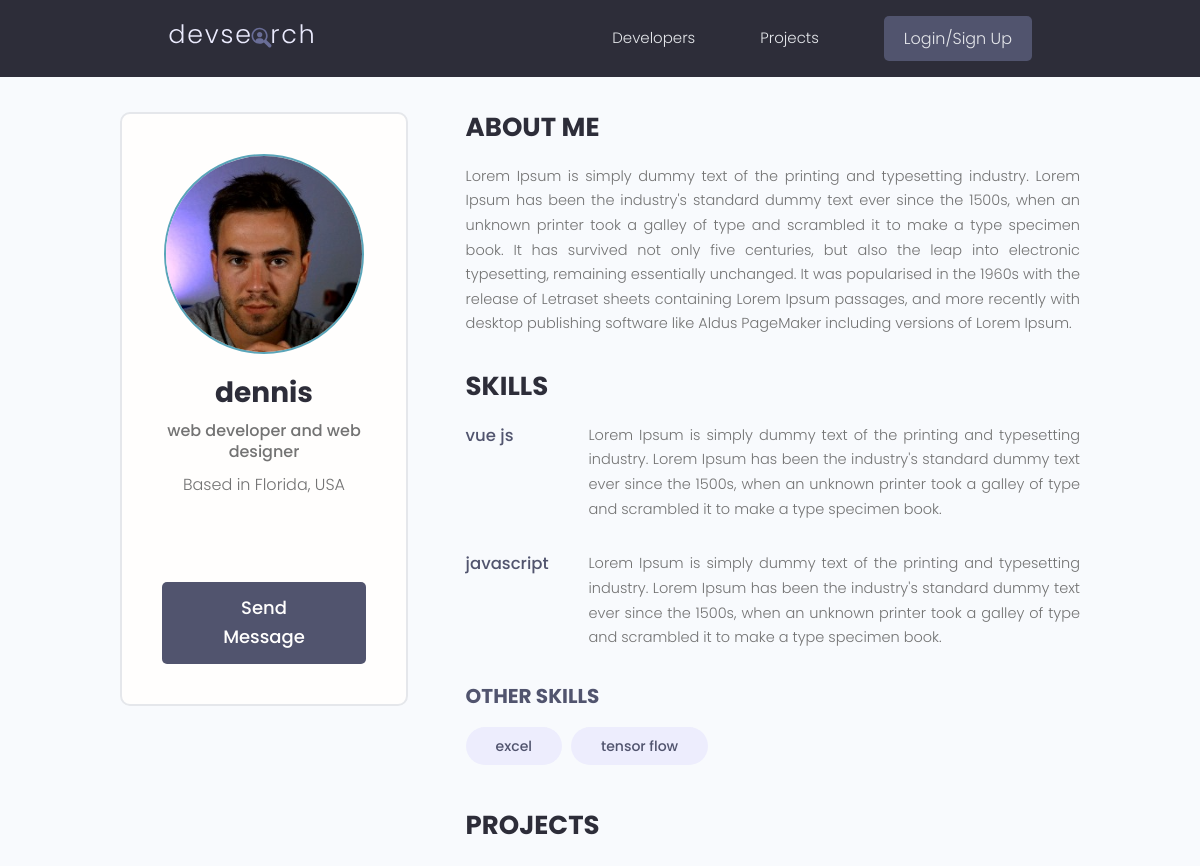
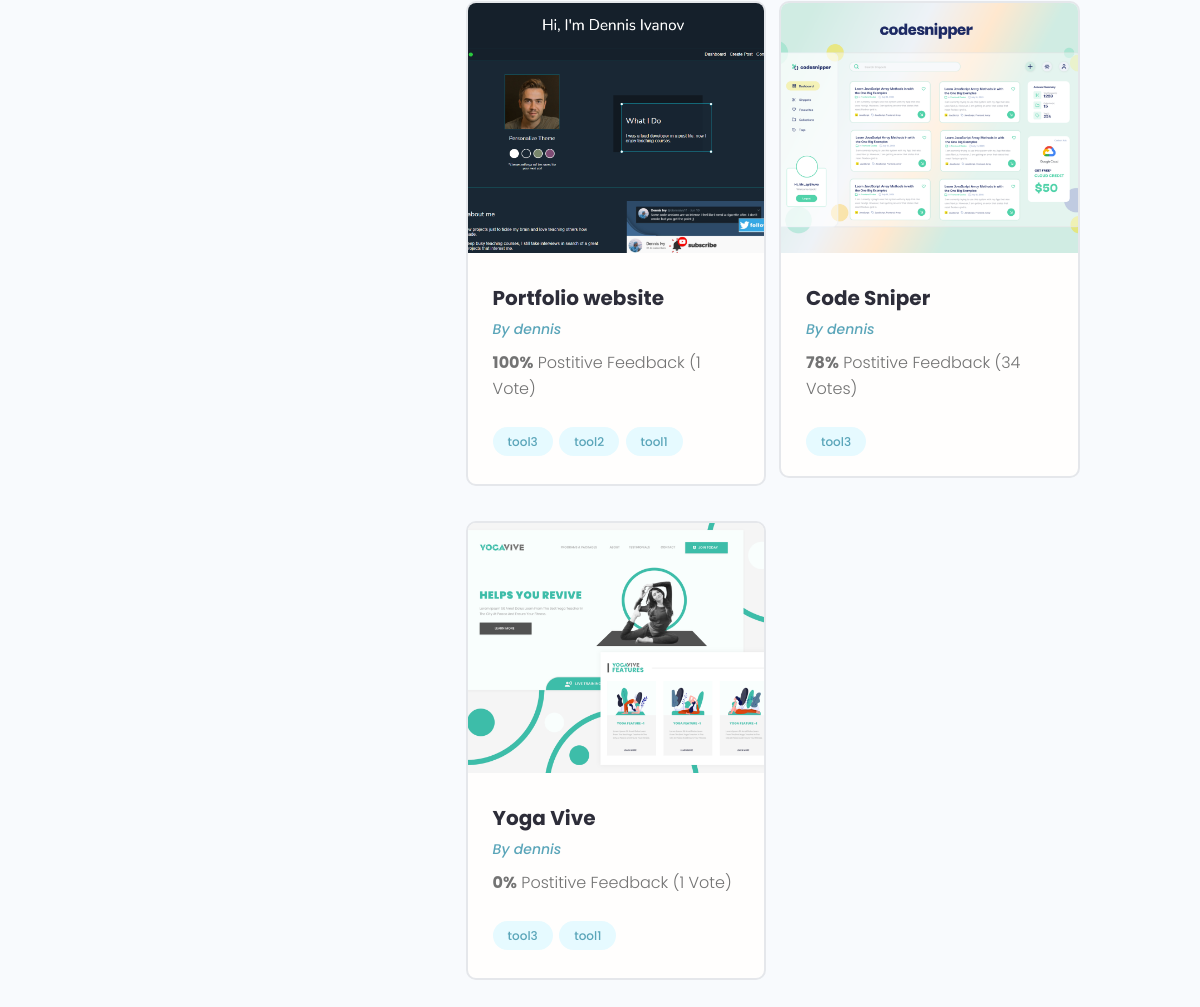
The app's page /profile/a8333c77-4ed7-4a20-b21e-195fa5324912 with its own data (2 pictures, top to bottom).
### users/models.py (models this page shows)
class Profile(models.Model):
    user = models.OneToOneField(User, on_delete=models.CASCADE, blank=True, null=True) # user deleted --> profile deleted
    name = models.CharField(max_length=50, blank=True, null=True)
    username = models.CharField(max_length=50, blank=True, null=True)
    email = models.CharField(max_length=100, blank=True, null=True)
    location =  models.CharField(max_length=100, blank=True, null=True)
    short_intro = models.CharField(max_length=100, blank=True, null=True)
    bio = models.TextField(blank=True, null=True)
    profile_image = models.ImageField(default='profiles/user-default.png', upload_to='profiles/')
    social_github = models.CharField(max_length=200, blank=True, null=True)
    social_twitter = models.CharField(max_length=200, blank=True, null=True)
    social_linkedin = models.CharField(max_length=200, blank=True, null=True)
    social_youtube = models.CharField(max_length=200, blank=True, null=True)
    social_website = models.CharField(max_length=200, blank=True, null=True)
    created = models.DateTimeField(auto_now_add=True)
    id = models.UUIDField(default=uuid.uuid4, primary_key=True, editable=False, unique=True)
    def __str__(self):
        return str(self.username)

class Skill(models.Model):
    owner = models.ForeignKey(Profile, on_delete=models.CASCADE, blank=True, null=True)
    name = models.CharField(max_length=50, blank=True, null=True)
    description = models.TextField(blank=True, null=True)
    created = models.DateTimeField(auto_now_add=True)
    id = models.UUIDField(default=uuid.uuid4, primary_key=True, editable=False, unique=True)
    def __str__(self):
        return str(self.name)

### projects/models.py (models this page shows, shortened)
class Project(models.Model):
    owner = models.ForeignKey(Profile, on_delete=models.SET_NULL, blank=True, null=True) # 1 profile owner --> many projects
    title = models.CharField(max_length=200)
    description = models.TextField(blank=True, null=True)
    tags = models.ManyToManyField("Tag", blank=True)
    project_image = models.ImageField(default='default.jpg', null=True, blank=True)
    demo_link = models.CharField(max_length=2000, blank=True, null=True)
    source_link = models.CharField(max_length=2000, blank=True, null=True)
    vote_total = models.IntegerField(default=0, blank=True, null=True)
    vote_ratio = models.IntegerField(default=0, blank=True, null=True)
    created = models.DateTimeField(auto_now_add=True)
    id = models.UUIDField(default=uuid.uuid4, primary_key=True, editable=False, unique=True)
    class Meta:
        ordering = ['-vote_ratio', '-vote_total', 'title']

class Tag(models.Model):
    name = models.CharField(max_length=50)
    created = models.DateTimeField(auto_now_add=True)
    id = models.UUIDField(default=uuid.uuid4, primary_key=True, editable=False, unique=True)
    def __str__(self):
        return str(self.name)

### users/views.py (the view)
# urls.py: path('profile/<str:pk>', views.profile, name='profile'),
def profile(request, pk):
    profile = Profile.objects.get(id=pk)
    skills = profile.skill_set.exclude(description__exact="")
    otherskills = profile.skill_set.filter(description="")
    context = {'profile':profile, 'skills':skills, 'otherskills':otherskills}
    return render(request, 'users/profile.html', context)

### users/templates/users/profile.html (shortened to what this page needs)
{% extends 'main.html' %}
{% block content %}
<main class="profile my-md">
    <div class="container">
      <div class="layout">
        <div class="column column--1of3">
          <div class="card text-center">
            <div class="card__body dev">
              <img class="avatar avatar--xl" src="{{profile.profile_image.url}}" />
              <h2 class="dev__name">{{profile.username}}</h2>
              <p class="dev__title">{{profile.short_intro}}</p>
              <p class="dev__location">Based in {{profile.location}}</p>
              <ul class="dev__social">
              </ul>
              {% if request.user.profile.id != profile.id %}
              <a href="{% url 'send_message' profile.id %}" class="btn btn--sub btn--lg">Send Message </a>
              {% endif %}
            </div>
          </div>
        </div>
        <div class="column column--2of3">
          <div class="devInfo">
            <h3 class="devInfo__title">About Me</h3>
            <p class="devInfo__about">
                {{profile.bio}}
            </p>
          </div>
          <div class="devInfo">
            <h3 class="devInfo__title">Skills</h3>
            <div class="devInfo__skills">
                {% for skill in skills %}
              <div class="devSkill">
                <h4 class="devSkill__title">{{skill}}</h4>
                <p class="devSkill__info">
                    {{skill.description|slice:'245'}}
                </p>
              </div>
              {% endfor %}
              <h3 class="devInfo__subtitle">Other Skills</h3>
              <div class="devInfo__otherSkills">
                {% for skill in otherskills %}
                <span class="tag tag--pill tag--sub tag--lg">
                  <small>{{skill}}</small>
                </span>
                {% endfor %}
              </div>
            </div>
          </div>
          <div class="devInfo">
            <h3 class="devInfo__title">Projects</h3>
            <div class="grid grid--two">
              {% for project in profile.project_set.all %}
              <div class="column">
                <div class="card project">
                  <a href="{% url 'project' project.id %}" class="project">
                    <img class="project__thumbnail" src="{{project.project_image.url}}" alt="project thumbnail" />
                    <div class="card__body">
                      <h3 class="project__title">{{project.title}}</h3>
                      <p><a class="project__author" href="{% url 'profile' profile.id %}">By {{project.owner}}</a></p>
                      <p class="project--rating">
                        <span style="font-weight: bold;">{{project.vote_ratio}}%</span> Postitive
                        Feedback ({{project.vote_total}} Vote{{project.vote_total|pluralize:'s'}})
                      </p>
                      <div class="project__tags">
                        {% for tag in project.tags.all %}
                        <span class="tag tag--pill tag--main">
                          <small>{{tag}}</small>
                        </span>
                        {% endfor %}
                      </div>
                    </div>
                  </a>
                </div>
              </div>
              {% endfor %}
            </div>
          </div>
        </div>
      </div>
    </div>
</main>
{% endblock content %}

### static/styles/app.css (style rules this page uses)
:root { --color-sub: #2d2d39; }
.btn--sub { background-color: var(--color-sub-light); }
.card { border: 2px solid var(--color-light); }
img { width: 100%; }
.profile .card > .dev { padding: 4rem; }
.dev__name { color: var(--color-sub); font-size: 2.8rem; font-weight: 700; margin-top: 1rem; margin-bottom: 0.5rem; }
.dev__title { font-size: 1.6rem; font-weight: 500; line-height: 1.3; }
.dev__location { margin-top: 1rem; }
.dev__social { margin: 3rem 0; list-style: none; display: flex; justify-content: center; gap: 1.5rem; }
.devInfo { margin-bottom: 3rem; }
.devInfo__title, .devInfo__subtitle { font-size: 2.6rem; color: var(--color-sub); text-transform: uppercase; font-weight: 700; margin-bottom: 1.5rem; }
.devInfo__subtitle { font-size: 2rem; color: var(--color-sub-light); }
.devInfo__about, .devSkill__info { font-size: 1.45rem; line-height: 1.7; text-align: justify; }
.devSkill { margin-bottom: 3rem; }
.devSkill__title { font-size: 1.65rem; font-weight: 500; color: var(--color-sub-light); }
@media screen and (min-width: 700px) { .devSkill { display: flex; justify-content: space-between; gap: 3rem; } }
@media screen and (min-width: 700px) { .devSkill__info { flex-basis: 80%; } }
.project__author { font-size: 1.4rem; font-style: italic; }
.project--rating { margin-bottom: 1.6em; margin-top: .5em; }
.project__thumbnail { height: 25rem; object-fit: cover; object-position: top center; }
.project__title { font-size: 2rem; font-weight: 700; color: var(--color-sub); }

### static/uikit/styles/modules/_variables.css (style rules this page uses)
:root { --color-main: #5aa5b9; --color-main-light: #e6faff; --color-sub: #3f4156; --color-sub-light: #51546e; --color-sub-lighter: #ededfd; --color-text: #737373; --color-gray: #8b8b8b; --color-light: #e5e7eb; --color-light-gray: #767676; --color-bg: #f8fafd; --color-white: #fffefd; --color-white-light: #f3f3f3; --color-success: #359e64; --color-success-bg: #def8e8; --color-error: #fc4b0b; --color-error-bg: #fff2ee; --font-base: 'Poppins', arial, helvetica, 'Segoe UI', roboto, ubuntu, sans-serif; --font-monospace: 'Fira Code', 'Courier New', courier, monospace; --font-regular: 300; --font-medium: 500; --font-bold: 700; --generic-shadow: 1px 1px 5px #00000010; --generic-transition: all 0.3s ease-in-out; }

### static/uikit/styles/modules/_base.css (style rules this page uses)
* { margin: 0; padding: 0; box-sizing: border-box; text-rendering: optimizeLegibility; color: inherit; font-size: inherit; }
html { font-size: 50%; }
@media only screen and (min-width: 480px) { html { font-size: 56.25%; } }
@media only screen and (min-width: 1200px) { html { font-size: 62.5%; } }

### static/uikit/styles/modules/_typography.css (style rules this page uses)
* { font-family: var(--font-base); }
h2 { font-size: 3.6rem; font-weight: var(--font-bold); }
h3 { font-size: 3.2rem; font-weight: var(--font-medium); }
h4 { font-size: 2.8rem; font-weight: var(--font-medium); }
p, span, strong { font-size: 1.6rem; color: var(--color-text); font-weight: var(--font-regular); }
a { padding-bottom: 2px; text-decoration: none; display: inline-block; color: var(--color-main); font-weight: var(--font-medium); }

### static/uikit/styles/modules/_utilities.css (style rules this page uses)
.container { width: 92%; max-width: 165rem; margin: 0 auto; box-sizing: border-box; }
@media screen and (min-width: 1000px) { .container { width: 90%; } }
@media screen and (min-width: 1200px) { .container { width: 80%; } }
.text-center { text-align: center; }
.my-md { margin: 3rem auto; }

### static/uikit/styles/modules/_avatar.css (style rules this page uses)
.avatar { border-radius: 50%; border: 2px solid var(--color-main); object-fit: cover; }
.avatar--xl { height: 20rem; width: 20rem; }

### static/uikit/styles/modules/_button.css (style rules this page uses)
.btn { display: inline-block; position: relative; cursor: pointer; background-color: var(--color-light); font-weight: var(--font-medium); color: var(--color-sub); text-decoration: none; padding: 1rem 2rem; border-radius: 0.5rem; border: none; width: -webkit-fit-content; width: -moz-fit-content; width: fit-content; height: -webkit-fit-content; height: -moz-fit-content; height: fit-content; font-size: 1.6rem; outline-width: 0; outline-color: transparent; -webkit-backface-visibility: hidden; backface-visibility: hidden; transition: all 0.3s ease-in-out; }
.btn--sub { background-color: var(--color-sub); color: var(--color-white); }
.btn--lg { font-size: 1.8rem; padding: 1.2rem 4.5rem; }

### static/uikit/styles/modules/_card.css (style rules this page uses)
.card { border-radius: 1rem; background-color: var(--color-white); border: 1.5px solid var(--color-light); width: auto; height: auto; margin-top: 0.5rem; margin-bottom: 0.5rem; overflow: hidden; }
.card__body, .card__header { padding: 2rem 2.5rem; }

### records on screen
Profile: profile_image (picture), username "dennis", short_intro "web developer and web designer", location "Florida, USA", bio "Lorem Ipsum is simply dummy text of the printing and typesetting industry. Lorem Ipsum has been the industry's standard dummy text ever since the 1500s, when an unknown printer took a galley of type and scrambled it to make a type specimen book. It has survived not only five centuries, but also the leap into electronic typesetting, remaining essentially unchanged. It was popularised in the 1960s with the release of Letraset sheets containing Lorem Ipsum passages, and more recently with desktop publishing software like Aldus PageMaker including versions of Lorem Ipsum."
Skill: name "vue js", description "Lorem Ipsum is simply dummy text of the printing and typesetting industry. Lorem Ipsum has been the industry's standard dummy text ever since the 1500s, when an unknown printer took a galley of type and scrambled it to make a type specimen book."
Skill: name "javascript", description "Lorem Ipsum is simply dummy text of the printing and typesetting industry. Lorem Ipsum has been the industry's standard dummy text ever since the 1500s, when an unknown printer took a galley of type and scrambled it to make a type specimen book."
Skill: name "excel"
Skill: name "tensor flow"
Project: project_image (picture), title "Portfolio website", owner "dennis", vote_ratio "100", vote_total "1"
Tag: name "tool3"
Tag: name "tool2"
Tag: name "tool1"
Project: project_image (picture), title "Code Sniper", owner "dennis", vote_ratio "78", vote_total "34"
Project: project_image (picture), title "Yoga Vive", owner "dennis", vote_ratio "0", vote_total "1"
